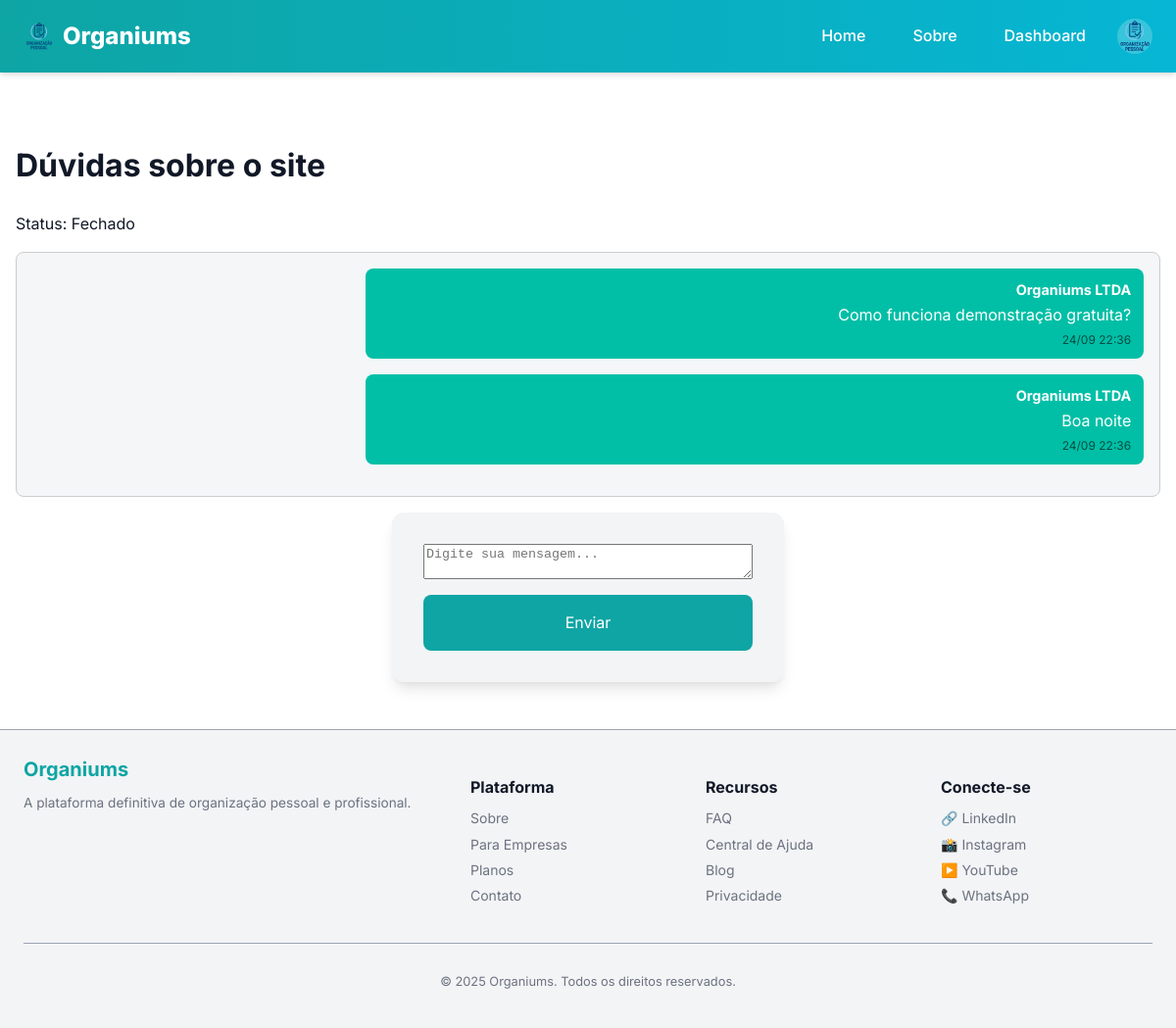
The app's page /ajuda/1 (signed in) with its own data.
### models.py (models this page shows, shortened)
class User(UserMixin, db.Model):
    __tablename__ = "user"
    id = db.Column(db.Integer, primary_key=True)
    username = db.Column(db.String(50), unique=True, index=True, nullable=False)
    name = db.Column(db.String(120), nullable=False)
    email = db.Column(db.String(120), unique=True, index=True, nullable=False)
    password_hash = db.Column(db.String(128))
    avatar = db.Column(db.String(200))
    role = db.Column(db.String(30), default="cliente", nullable=False)
    company_id = db.Column(db.Integer, db.ForeignKey('company.id'), nullable=True)

class Ticket(db.Model):
    id = db.Column(db.Integer, primary_key=True)
    titulo = db.Column(db.String(200), nullable=False)
    descricao = db.Column(db.Text, nullable=False)
    status = db.Column(db.String(20), default="Aberto")
    usuario_id = db.Column(db.Integer, db.ForeignKey('user.id'))
    criado_em = db.Column(db.DateTime, default=db.func.current_timestamp())
    atualizado_em = db.Column(db.DateTime, default=db.func.current_timestamp(), onupdate=db.func.current_timestamp())
    usuario = db.relationship('User', backref='tickets')

class Mensagem(db.Model):
    id = db.Column(db.Integer, primary_key=True)
    conteudo = db.Column(db.Text, nullable=False)
    criado_em = db.Column(db.DateTime, default=db.func.current_timestamp())
    ticket_id = db.Column(db.Integer, db.ForeignKey('ticket.id'))
    usuario_id = db.Column(db.Integer, db.ForeignKey('user.id'))
    usuario = db.relationship('User', backref='mensagens')
    ticket = db.relationship('Ticket', backref='mensagens')

### app/views.py (the view)
@bp.route('/ajuda/<int:ticket_id>', methods=['GET', 'POST'])
def ajuda_ticket(ticket_id):
    ticket = Ticket.query.get_or_404(ticket_id)
    if request.method == 'POST':
        conteudo = request.form.get('conteudo')
        nome = request.form.get('nome') if not current_user.is_authenticated else None
        if conteudo:
            msg = Mensagem(
                conteudo=f"[{nome}] {conteudo}" if nome else conteudo,
                ticket=ticket,
                usuario=current_user if current_user.is_authenticated else None
            )
            db.session.add(msg)
            db.session.commit()
            flash('Mensagem enviada!', 'success')
        else:
            register_log("Envio de mensagem via ticket de ajuda: falha, detalhes incompletos", status="fail")
        return redirect(url_for('app_bp.ajuda_ticket', ticket_id=ticket.id))
    else:
        register_log("Acesso à página de ticket de ajuda")
    return render_template('public/ajuda_ticket.html', ticket=ticket)

### app/utils.py (called while the page is built)
def register_log(action, status="ok"):
    user_id = current_user.id if current_user.is_authenticated else None
    ip_address = request.remote_addr
    log = Log(
        user_id=user_id,
        action=action,
        ip_address=ip_address,
        status=status
    )
    db.session.add(log)
    db.session.commit()

### manage.py (called while the page is built)
def create_app(config_object=None):
    app = Flask(__name__, template_folder='app/templates', static_folder='app/static')
    app.config.from_object(config_object or Config)
    db.init_app(app)
    migrate.init_app(app, db)
    login.init_app(app)
    from models import User
    @login.user_loader
    def load_user(user_id):
        return User.query.get(int(user_id))
    from app.views import bp as app_bp
    from api.views import bp as api_bp
    app.register_blueprint(app_bp)
    app.register_blueprint(api_bp, url_prefix='/api')
    app.config['MAX_CONTENT_LENGTH'] = 2 * 1024 * 1024
    register_error_handlers(app)
    @app.shell_context_processor
    def make_shell_context():
        return {'db': db, 'User': User}
    return app

### app/templates/public/ajuda_ticket.html (shortened to what this page needs)
{% extends 'base.html' %}
{% block content %}
<h1>{{ ticket.titulo }}</h1>
<p>Status: {{ ticket.status }}</p>
<div class="chat-box">
    {% for msg in ticket.mensagens %}
        <div class="chat-msg {% if current_user.is_authenticated and msg.usuario_id == current_user.id %}msg-self{% else %}msg-other{% endif %}">
            <div class="chat-author">{{ msg.usuario.name if msg.usuario else "Anônimo" }}</div>
            <div class="chat-text">{{ msg.conteudo }}</div>
            <div class="timestamp">{{ msg.criado_em.strftime('%d/%m %H:%M') }}</div>
        </div>
    {% endfor %}
</div>
<form method="POST">
    <textarea name="conteudo" placeholder="Digite sua mensagem..." required></textarea>
    <button type="submit">Enviar</button>
</form>
{% endblock %}

### app/templates/components/header.html (shortened to what this page needs)
<header class="site-header">
  <div class="header-wrap">
    <a class="brand" href="{{ url_for('app_bp.home') }}">
      <img class="brand-logo" src="{{ url_for('static', filename='img/logo.png') }}" alt="Organiums" width="32" height="32">
      Organiums
    </a>
    <nav class="desktop-nav">
      <a class="nav-link" href="{{ url_for('app_bp.home') }}">Home</a>
      <a class="nav-link" href="{{ url_for('app_bp.about') }}">Sobre</a>
      {% if current_user.is_authenticated %}
        <a class="nav-link" href="{{ url_for('app_bp.dashboard') }}">Dashboard</a>
        <div class="user-menu">
          {% if current_user.avatar %}
            <img src="{{ current_user.avatar }}" alt="Avatar de {{ current_user.name }}" width="32" height="32" class="user-avatar">
          {% else %}
            <div class="user-avatar placeholder-avatar">{{ current_user.name[0]|upper }}</div>
          {% endif %}
        </div>
      {% else %}
        <a class="nav-link" href="{{ url_for('app_bp.login') }}">Entrar</a>
        <a class="nav-link" href="{{ url_for('app_bp.register') }}">Cadastrar</a>
      {% endif %}
    </nav>
  </div>
</header>

### app/static/css/main.css (style rules this page uses)
* { box-sizing: border-box; }
body { font-family: var(--font-base); background: var(--bg); color: var(--fg); margin: 0; padding: 0; line-height: var(--line-height); }
button { background: var(--brand-primary); border: none; color: #fff; padding: var(--spacing-sm) var(--spacing-md); border-radius: var(--radius); cursor: pointer; transition: var(--transition); }
input, button { font: inherit; }

### app/static/css/vars.css (style rules this page uses)
:root { --bg: #ffffff; --fg: #111827; --bg-light: #f3f4f6; --muted: #6b7280; --muted-light: #9ca3af; --border: #e5e7eb; --surface: #ffffff; --brand-primary: #0ea5a4; --brand-secondary: #06b6d4; --brand-dark: #0d9488; --success: #10b981; --success-bg: #d1fae5; --danger: #ef4444; --danger-bg: #fee2e2; --warning: #f59e0b; --warning-bg: #fef3c7; --info: #3b82f6; --info-bg: #dbeafe; --font-base: 'Inter', system-ui, Arial, sans-serif; --font-alt: 'Inter', system-ui, Arial, sans-serif; --text-xs: 0.75rem; --text-sm: 0.875rem; --text-md: 1rem; --text-lg: 1.125rem; --text-xl: 1.25rem; --text-2xl: 1.5rem; --text-3xl: 1.875rem; --line-height: 1.6; --container-width: 1200px; --spacing-xs: 4px; --spacing-sm: 8px; --spacing-md: 16px; --spacing-lg: 24px; --spacing-xl: 32px; --spacing-2xl: 48px; --radius: 8px; --radius-lg: 12px; --radius-full: 9999px; --shadow: 0 4px 6px -1px rgba(0, 0, 0, 0.1), 0 2px 4px -1px rgba(0, 0, 0, 0.06); --shadow-md: 0 10px 15px -3px rgba(0, 0, 0, 0.1), 0 4px 6px -2px rgba(0, 0, 0, 0.05); --shadow-lg: 0 20px 25px -5px rgba(0, 0, 0, 0.1), 0 10px 10px -5px rgba(0, 0, 0, 0.04); --transition: all 0.3s ease; --modal-bg: var(--surface); --overlay-bg: rgba(0, 0, 0, 0.6); }

### app/static/css/components/header.css (style rules this page uses)
.site-header { background: linear-gradient(90deg, var(--brand-primary), var(--brand-secondary)); color: white; position: sticky; top: 0; z-index: 1000; box-shadow: var(--shadow); }
.header-wrap { max-width: var(--container-width); margin: 0 auto; display: flex; justify-content: space-between; align-items: center; padding: var(--spacing-md) var(--spacing-lg); }
.brand { font-weight: 800; color: white; text-decoration: none; font-size: 1.5rem; display: flex; align-items: center; gap: var(--spacing-sm); }
.brand-logo { height: 32px; width: auto; }
.desktop-nav { display: flex; align-items: center; gap: var(--spacing-md); }
.nav-link { color: white; text-decoration: none; font-weight: 500; padding: var(--spacing-sm) var(--spacing-md); border-radius: var(--radius); transition: var(--transition); position: relative; }
.nav-link::after { content: ''; position: absolute; bottom: 0; left: 50%; width: 0; height: 2px; background-color: white; transition: var(--transition); transform: translateX(-50%); }
.user-menu { display: flex; align-items: center; gap: var(--spacing-sm); position: relative; }
.user-avatar { width: 36px; height: 36px; border-radius: 50%; background-color: rgba(255, 255, 255, 0.2); display: flex; align-items: center; justify-content: center; font-weight: 600; cursor: pointer; }

### app/static/css/components/chat.css (style rules this page uses)
.chat-box { border: 1px solid #ccc; padding: 1rem; margin-bottom: 1rem; max-height: 400px; overflow-y: auto; background: #f4f6f8; border-radius: 8px; }
.chat-msg { margin-bottom: 1rem; padding: 0.6rem 0.8rem; border-radius: 8px; max-width: 70%; position: relative; word-wrap: break-word; }
.msg-self { background: #00bfa6; color: #fff; margin-left: auto; text-align: right; }
.chat-author { font-weight: bold; margin-bottom: 0.2rem; font-size: 0.9rem; }
.chat-text { font-size: 1rem; line-height: 1.4; }
.timestamp { font-size: 0.75rem; color: rgba(0,0,0,0.6); margin-top: 0.3rem; display: block; }

### app/static/css/pages/public/ajuda.css (style rules this page uses)
form button { background: var(--brand-primary); color: white; padding: var(--spacing-sm) var(--spacing-md); border-radius: var(--radius); border: none; cursor: pointer; transition: var(--transition); }

### app/static/css/pages/auth/registro.css (style rules this page uses)
form { max-width: 500px; margin: 0 auto; padding: var(--spacing-xl); background: var(--bg-light); border-radius: var(--radius-lg); box-shadow: var(--shadow-md); display: flex; flex-direction: column; gap: var(--spacing-md); }
form button { background: var(--brand-primary); color: white; border: none; padding: var(--spacing-md); border-radius: var(--radius); cursor: pointer; font-size: 1rem; transition: var(--transition); }

### records on screen
User: avatar (picture)
Ticket: titulo "Dúvidas sobre o site", status "Fechado"
Mensagem: usuario "Organiums LTDA", conteudo "Como funciona demonstração gratuita?", criado_em "24/09 22:36"
Mensagem: usuario "Organiums LTDA", conteudo "Boa noite", criado_em "24/09 22:36"

### other values on screen
{{ current_year|default(2025) }} "2025"
